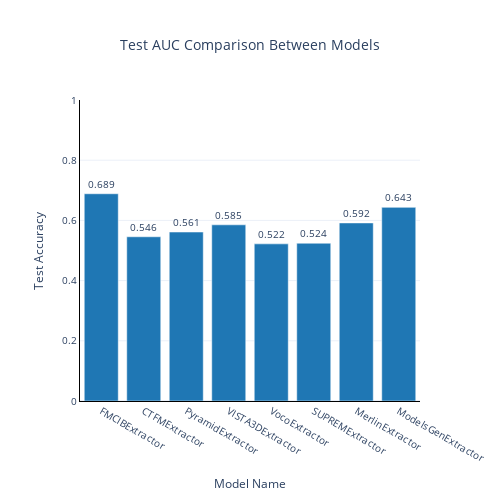

Notebook cell for this chart:
### Code cell
# Plot test accuracies
fig = plot_model_comparison(test_accuracies_dict)
fig.show() # Show the plot

### Figure 1 — Plotly figure (JSON) as saved in the notebook; plotly's stock layout.template omitted (floating-point values rounded to 4 significant figures)
{"data": [{"alignmentgroup": "True", "hovertemplate": "Model Name=%{x}<br>Test Accuracy=%{y}<br>text=%{text}<extra></extra>", "legendgroup": "", "marker": {"color": "#1f77b4", "pattern": {"shape": ""}}, "name": "", "offsetgroup": "", "orientation": "v", "showlegend": false, "text": ["0.689", "0.546", "0.561", "0.585", "0.522", "0.524", "0.592", "0.643"], "textposition": "outside", "type": "bar", "x": ["FMCIBExtractor", "CTFMExtractor", "PyramidExtractor", "VISTA3DExtractor", "VocoExtractor", "SUPREMExtractor", "MerlinExtractor", "ModelsGenExtractor"], "xaxis": "x", "y": [0.6885, 0.5456, 0.5613, 0.5853, 0.5221, 0.5242, 0.5916, 0.6433], "yaxis": "y"}], "layout": {"barmode": "relative", "font": {"size": 10}, "height": 500, "legend": {"tracegroupgap": 0}, "plot_bgcolor": "rgba(0,0,0,0)", "showlegend": false, "title": {"text": "Test AUC Comparison Between Models", "x": 0.5}, "width": 500, "xaxis": {"anchor": "y", "domain": [0, 1], "linecolor": "black", "ticks": "", "title": {"text": "Model Name"}}, "yaxis": {"anchor": "x", "domain": [0, 1], "linecolor": "black", "range": [0, 1], "ticks": "", "title": {"text": "Test Accuracy"}}}}
